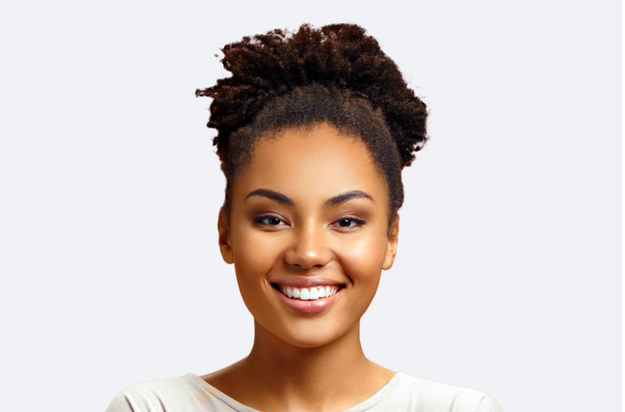
#> input picture Tasks/1/olivia.png, 625 x 412 px
$ python app.py
#> lines starting #> are read from the running program, lines starting #| are printed output that depends on the picture
import cv2


img = cv2.imread("olivia.png", cv2.IMREAD_COLOR)
#> img is the input picture: shape (412, 625, 3); mean B, G, R 200.4, 204.1, 214.3

cv2.imshow("image", img)

# define the alpha and beta
alpha = 1.2  # Contrast control
beta = 20  # Brightness control

brightnessParam = cv2.convertScaleAbs(img, beta=beta)
contrastParam = cv2.convertScaleAbs(img, alpha=alpha)
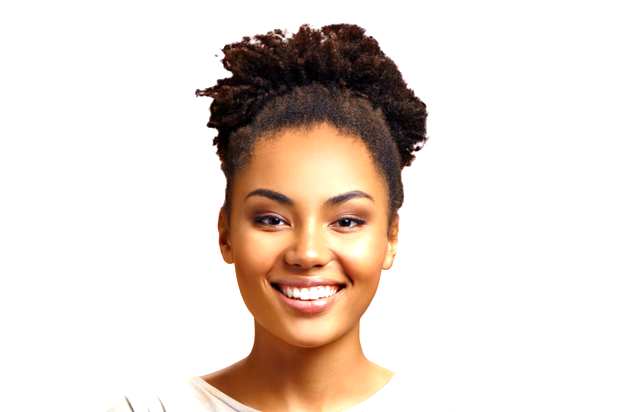
#> contrastParam: shape (412, 625, 3); mean B, G, R 210.7, 218.4, 229.9

# display the output image
cv2.imshow('brightnessParam', brightnessParam)
cv2.imshow('contrastParam', contrastParam)
cv2.waitKey()
cv2.destroyAllWindows()
